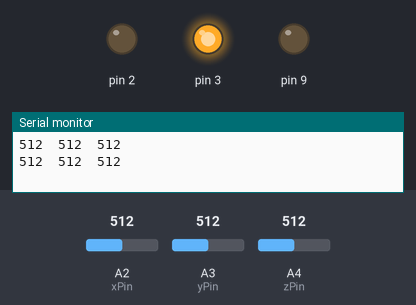
Simulated run of this sketch. Board: Arduino Uno, built with avr-gcc and run on an emulated ATmega328P. Shown: output pins drawn as LEDs (lit = HIGH), the last lines printed to the serial monitor. The test bench sets the inputs (shaded band); at power-on: A3 (yPin) = 512, A2 (xPin) = 512, A4 (zPin) = 512.

Above: at 1.2 s.
1.3 s: A3 (yPin) set to 590
3.0 s: A3 (yPin) set to 615
At 5.0 s:
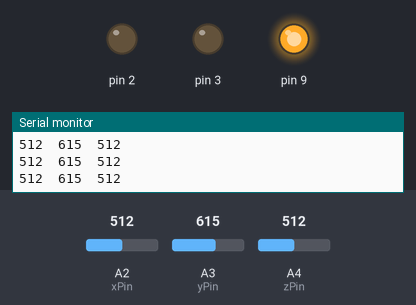
5.3 s: A3 (yPin) set to 411
At 7.4 s:
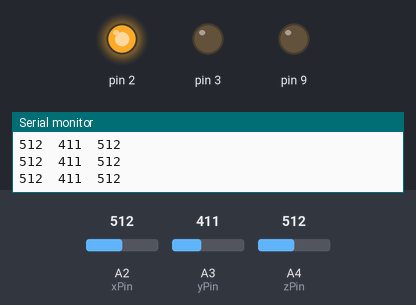
7.7 s: A3 (yPin) set to 436
At 8.44 s:
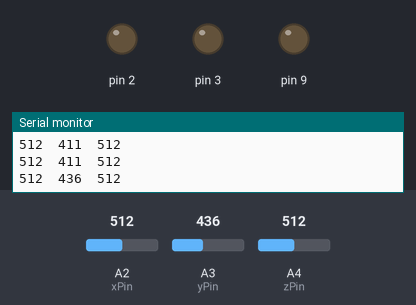
10.1 s: A3 (yPin) set to 410
At 10.75 s:
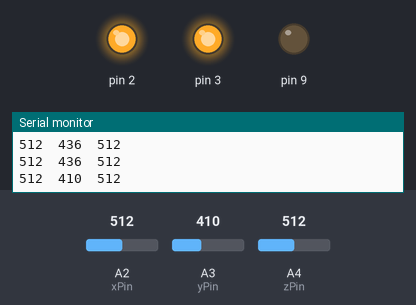
12.3 s: A3 (yPin) set to 430
At 14.2 s:
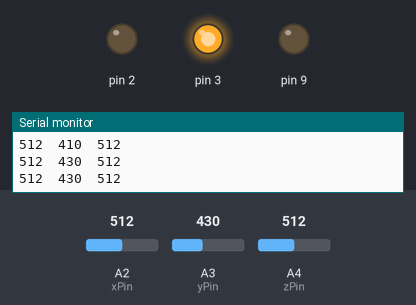
Timing chart, 0 to 15.7 s (numbered marks = the images above; inputs shaded):
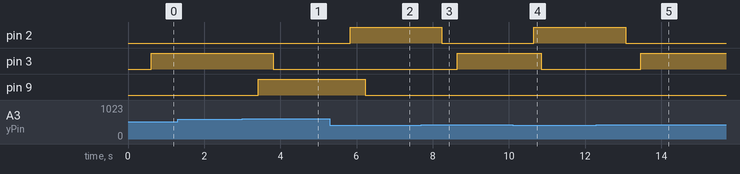

The sketch:

sketch_mar19a.ino
```cpp
//--------------------------------------------------------------
#define xPin A2
#define yPin A3
#define zPin A4
//--------------------------------------------------------------


// Take multiple samples to reduce noise
const int samples = 10;
//--------------------------------------------------------------

void setup()
{
  Serial.begin(115200);
  pinMode(2, OUTPUT);
  pinMode(3 , OUTPUT);
  pinMode(9 , OUTPUT);
}


void loop()
{
  //--------------------------------------------------------------
  //Read raw values
  int xRaw=0,yRaw=0,zRaw=0;
  for(int i=0;i<samples;i++) //this constantly loops through and reads the raw values recieved from the sensor
  {
    xRaw+=analogRead(xPin);
    yRaw+=analogRead(yPin);
    zRaw+=analogRead(zPin);
  }
  xRaw/=samples;
  yRaw/=samples;
  zRaw/=samples;
  //--------------------------------------------------------------
  Serial.print(xRaw);  //This prints to the serial monitor which you can access by going to "Tools > Serial Monitor"
  Serial.print("\t");
  Serial.print(yRaw);
  Serial.print("\t");
  Serial.print(zRaw);
  Serial.println();
  //--------------------------------------------------------------
  delay(200);

//For this i have only used the y axis for turning on the lights

  if(yRaw < 420) //This turns on the red light when the y axis is less than 420
  {
    digitalWrite(2 ,HIGH);
    delay(200);
    digitalWrite(3 ,LOW);
    delay(200);
    digitalWrite(9 ,LOW);
    delay(200);
  }
  if(yRaw > 421&& yRaw <599)//This turns on the yellow light when the y axis is greater than 421 and less than 599
  {

    digitalWrite(2 ,LOW);
    delay(200);
    digitalWrite(9 ,LOW);
    delay(200);
    digitalWrite(3,HIGH);
    delay(200);
  }
  if(yRaw > 600)//This turns on the green light when the y axis is greater than 600
  {
    digitalWrite(9 ,HIGH);
    delay(200);
    digitalWrite(2 ,LOW);
    delay(200);
    digitalWrite(3 ,LOW);
    delay(200);
  }
}
```

Measured:
- the behaviour switches between 600 and 601 on A3 (yPin) (found by bisection; images 0 and 1)
- the behaviour switches between 421 and 422 on A3 (yPin) (found by bisection; images 2 and 3)
- after the input at 3.0 s, pin 3: HIGH → LOW after 0.82 s; pin 9: LOW → HIGH after 0.42 s
- after the input at 5.3 s, pin 2: LOW → HIGH after 0.53 s; pin 9: HIGH → LOW after 0.93 s
- after the input at 7.7 s, pin 2: HIGH → LOW after 0.54 s; pin 3: LOW → HIGH after 0.94 s
- after the input at 10.1 s, pin 2: LOW → HIGH after 0.55 s; pin 3: HIGH → LOW after 0.75 s
- after the input at 12.3 s, pin 2: HIGH → LOW after 0.76 s; pin 3: LOW → HIGH after 1.2 s
